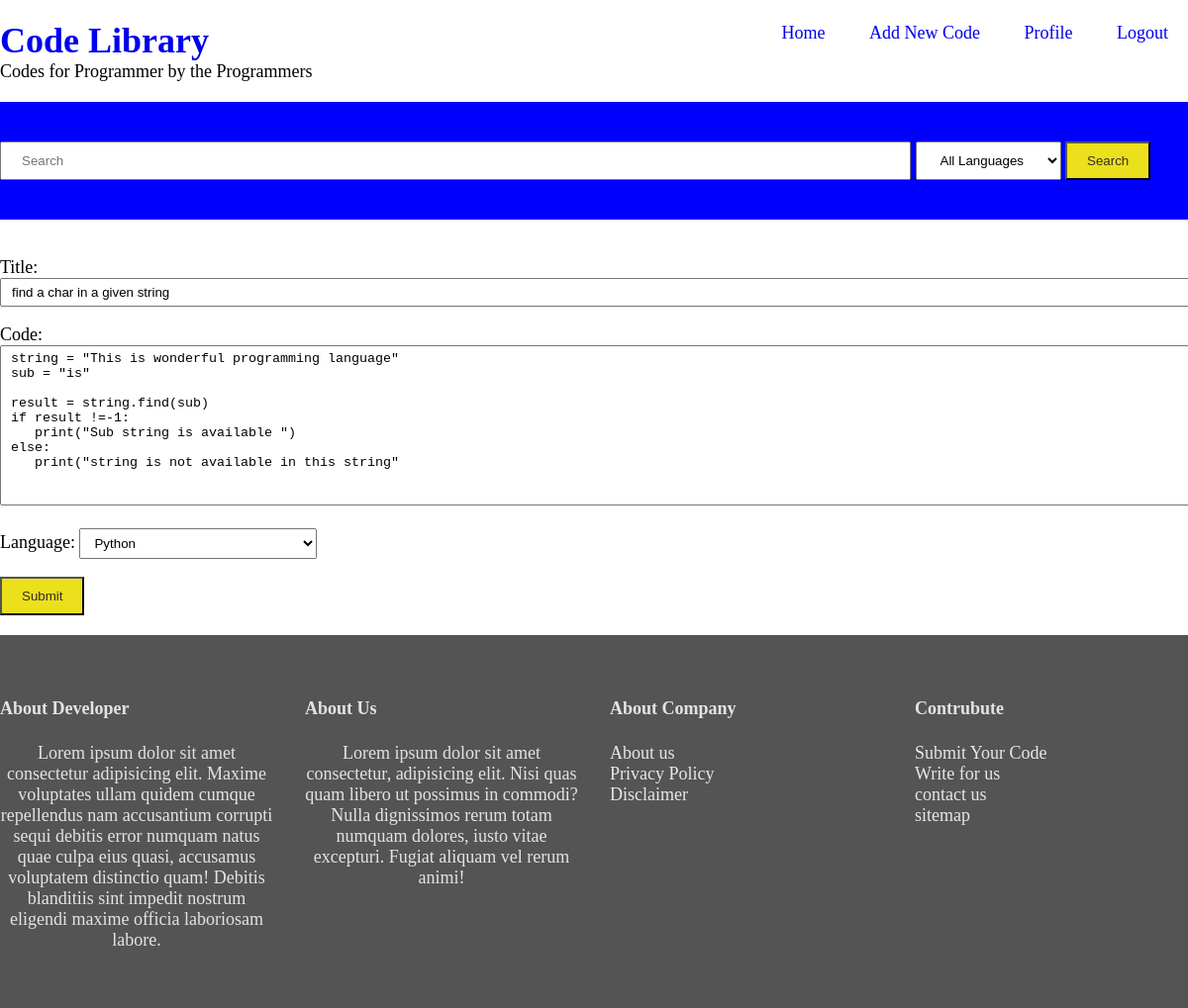
/17/update/ (signed in), run on an earlier commit of the app's database.
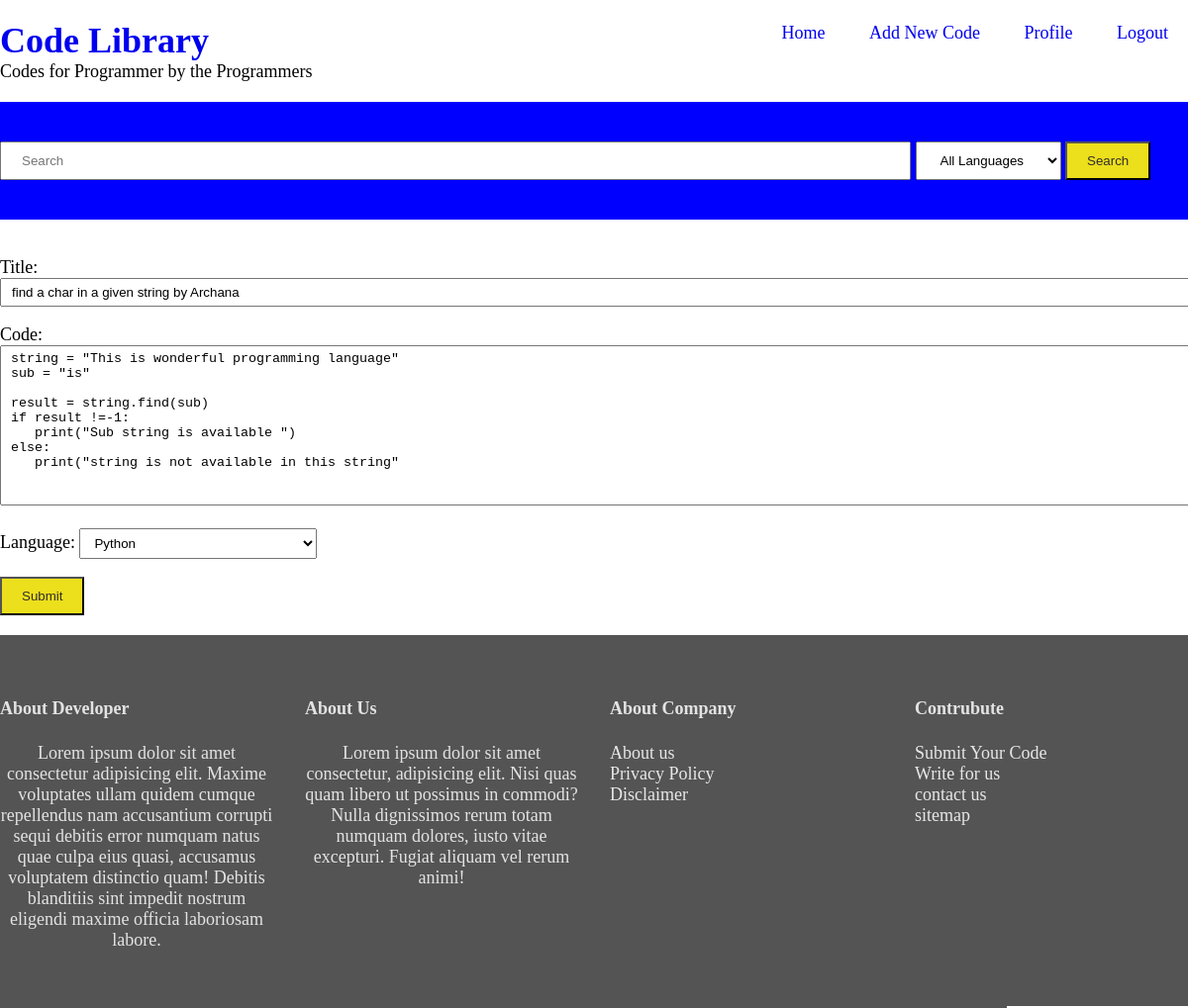
And on a later commit of the database.
### library/models.py (models this page shows, shortened)
class code(models.Model):
    STATUS = [('Dr', 'Draft'), ('Pub', 'Published')]
    language = models.ForeignKey('language', on_delete=models.CASCADE)
    title = models.CharField(max_length=250)
    code = models.TextField()
    keywords = TaggableManager()
    status = models.CharField(max_length=20, choices=STATUS, default='Dr')
    submitted_on = models.DateField(auto_now=True)
    updated_on = models.DateField(auto_now=False)
    author = models.ForeignKey(User, default=1, on_delete=models.CASCADE)

### library/views.py (the view)
# urls.py: path('<int:pk>/update/', updateCode.as_view(), name="update"),
class updateCode(LoginRequiredMixin, UpdateView):
    model = code
    fields = ('title', 'code', 'keywords', 'language')
    context_object_name = 'post'
    template_name = 'library/codeForm.html'
    success_url = reverse_lazy('home')

### library/models.py (called while the page is built)
    def __str__(self):
        return self.language

### library/templates/library/codeForm.html (shortened to what this page needs)
{% extends 'library/base.html' %}
    {% block content %}
        <form class="codeform" action="" method="POST">
            {{ form.as_p }}
            <button name="submit" type="submit" value="submit">Submit</button>
        </form>
    {% endblock %}

What changed in the data, as far as the page shows it:
changed code: title "find a char in a given string" → "find a char in a given string by Archana"
